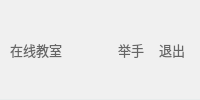
    <widget class="QFrame" name="function_btn_frame">
     <property name="minimumSize">
      <size>
       <width>0</width>
       <height>30</height>
      </size>
     </property>
     <property name="styleSheet">
      <string notr="true">QFrame {
	background: #f0f0f0;
	border: none;
	border-bottom: 1px solid #E8ECEC;
}</string>
     </property>
     <property name="frameShape">
      <enum>QFrame::StyledPanel</enum>
     </property>
     <property name="frameShadow">
      <enum>QFrame::Raised</enum>
     </property>
     <layout class="QHBoxLayout" name="horizontalLayout_4">
      <property name="spacing">
       <number>5</number>
      </property>
      <property name="leftMargin">
       <number>10</number>
      </property>
      <property name="topMargin">
       <number>0</number>
      </property>
      <property name="rightMargin">
       <number>10</number>
      </property>
      <property name="bottomMargin">
       <number>0</number>
      </property>
      <item>
       <widget class="QLabel" name="label_35">
        <property name="font">
         <font>
          <family>微软雅黑</family>
          <pointsize>10</pointsize>
         </font>
        </property>
        <property name="styleSheet">
         <string notr="true">QFrame {
	color: #666666;
	background: none;
	border: none;
}</string>
        </property>
        <property name="text">
         <string>在线教室</string>
        </property>
       </widget>
      </item>
      <item>
       <spacer name="horizontalSpacer_11">
        <property name="orientation">
         <enum>Qt::Horizontal</enum>
        </property>
        <property name="sizeHint" stdset="0">
         <size>
          <width>40</width>
          <height>20</height>
         </size>
        </property>
       </spacer>
      </item>
      <item>
       <widget class="QPushButton" name="raise_hand_btn">
        <property name="sizePolicy">
         <sizepolicy hsizetype="Minimum" vsizetype="Fixed">
          <horstretch>0</horstretch>
          <verstretch>0</verstretch>
         </sizepolicy>
        </property>
        <property name="minimumSize">
         <size>
          <width>0</width>
          <height>25</height>
         </size>
        </property>
        <property name="maximumSize">
         <size>
          <width>16777215</width>
          <height>25</height>
         </size>
        </property>
        <property name="font">
         <font>
          <family>微软雅黑</family>
          <pointsize>10</pointsize>
         </font>
        </property>
        <property name="cursor">
         <cursorShape>PointingHandCursor</cursorShape>
        </property>
        <property name="styleSheet">
         <string notr="true">QPushButton {
	color: #666666;
	background: none;
	border: none;
	border-radius: 5px;
	padding-left: 5px;
	padding-right: 5px;
}

QPushButton:hover {
	background-color: #dedede;
}</string>
        </property>
        <property name="text">
         <string>举手</string>
        </property>
        <property name="icon">
         <iconset resource="../../Status.qrc">
          <normaloff>:/button/Resources/material/button/raise_hand.png</normaloff>:/button/Resources/material/button/raise_hand.png</iconset>
        </property>
        <property name="iconSize">
         <size>
          <width>15</width>
          <height>15</height>
         </size>
        </property>
       </widget>
      </item>
      <item>
       <widget class="QPushButton" name="exit_lesson_btn">
        <property name="sizePolicy">
         <sizepolicy hsizetype="Minimum" vsizetype="Fixed">
          <horstretch>0</horstretch>
          <verstretch>0</verstretch>
         </sizepolicy>
        </property>
        <property name="minimumSize">
         <size>
          <width>0</width>
          <height>25</height>
         </size>
        </property>
        <property name="maximumSize">
         <size>
          <width>16777215</width>
          <height>25</height>
         </size>
        </property>
        <property name="font">
         <font>
          <family>微软雅黑</family>
          <pointsize>10</pointsize>
         </font>
        </property>
        <property name="cursor">
         <cursorShape>PointingHandCursor</cursorShape>
        </property>
        <property name="styleSheet">
         <string notr="true">QPushButton {
	color: #666666;
	background: none;
	border: none;
	border-radius: 5px;
	padding-left: 5px;
	padding-right: 5px;
}

QPushButton:hover {
	background-color: #dedede;
}</string>
        </property>
        <property name="text">
         <string>退出</string>
        </property>
        <property name="icon">
         <iconset resource="../../Status.qrc">
          <normaloff>:/button/Resources/material/button/exit.png</normaloff>:/button/Resources/material/button/exit.png</iconset>
        </property>
        <property name="iconSize">
         <size>
          <width>15</width>
          <height>15</height>
         </size>
        </property>
       </widget>
      </item>
     </layout>
    </widget>
